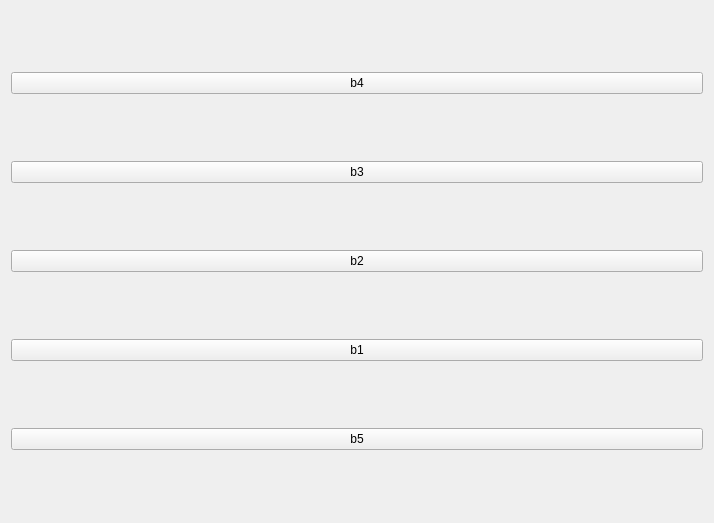
<?xml version="1.0" encoding="UTF-8"?>
<ui version="4.0">
 <class>Widget</class>
 <widget class="QWidget" name="Widget">
  <property name="geometry">
   <rect>
    <x>0</x>
    <y>0</y>
    <width>714</width>
    <height>523</height>
   </rect>
  </property>
  <property name="windowTitle">
   <string>Widget</string>
  </property>
  <layout class="QVBoxLayout" name="verticalLayout">
   <item>
    <widget class="QPushButton" name="b4">
     <property name="text">
      <string>b4</string>
     </property>
    </widget>
   </item>
   <item>
    <widget class="QPushButton" name="b3">
     <property name="text">
      <string>b3</string>
     </property>
    </widget>
   </item>
   <item>
    <widget class="QPushButton" name="b2">
     <property name="text">
      <string>b2</string>
     </property>
    </widget>
   </item>
   <item>
    <widget class="QPushButton" name="b1">
     <property name="text">
      <string>b1</string>
     </property>
    </widget>
   </item>
   <item>
    <widget class="QPushButton" name="b5">
     <property name="text">
      <string>b5</string>
     </property>
    </widget>
   </item>
  </layout>
 </widget>
 <resources/>
 <connections/>
</ui>
